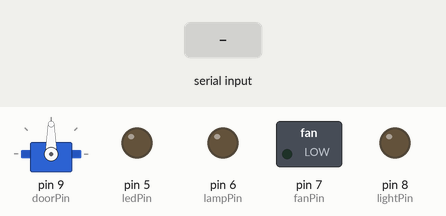
Bench run of a sketch on a simulated Arduino Uno, built with avr-gcc and run on an emulated ATmega328P. Shown: servo, switched loads named in the sketch (green lamp = pin HIGH), output pins drawn as LEDs (lit = HIGH). Inputs (shaded band) come from the test bench.

Above: at 1.2 s.
1.3 s: "L" received over Serial
At 2.1 s:
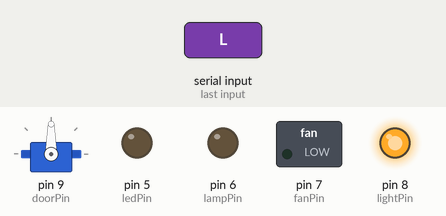
2.8 s: "F" received over Serial
At 3.3 s:
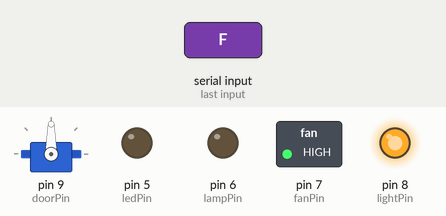
4.3 s: "P" received over Serial
At 5.5 s:
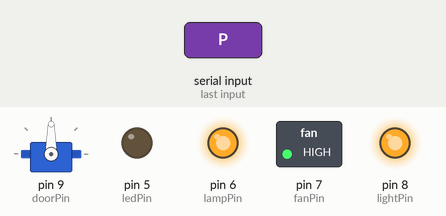
5.8 s: "U" received over Serial
At 6.7 s:
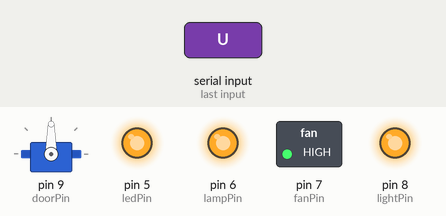
7.3 s: "w" received over Serial
At 7.9 s:
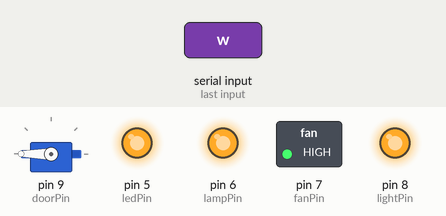
8.8 s: "l" received over Serial
At 10.2 s:
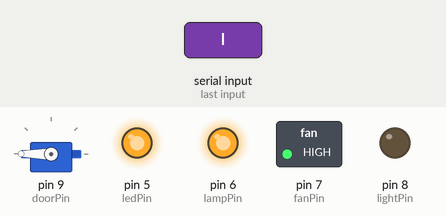
Timing chart, 0 to 11.3 s (numbered marks = the images above; inputs shaded):
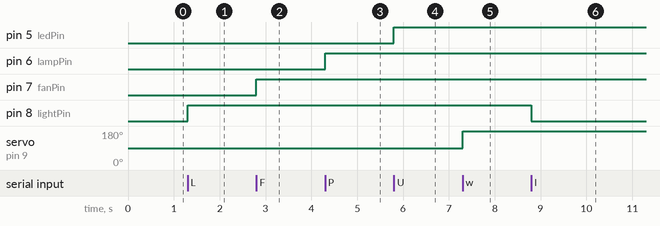

The sketch:

ardo1.ino
```cpp
#include <Servo.h>
Servo myservo;

char receivedChar;
const int doorPin = 9;
const int lightPin = 8;
const int fanPin = 7;
const int lampPin = 6;
const int ledPin = 5;

void setup() {
  Serial.begin(9600);
  pinMode(lightPin, OUTPUT);
  pinMode(fanPin, OUTPUT);
  pinMode(lampPin, OUTPUT);
  pinMode(ledPin, OUTPUT);
  myservo.attach(doorPin);
}

void loop() {
  if (Serial.available() > 0) {
    receivedChar = Serial.read();

    // Right Hand Commands
    if (receivedChar == 'W') myservo.write(90);   // Door Open
    if (receivedChar == 'L') digitalWrite(lightPin, HIGH);  // Light On
    if (receivedChar == 'F') digitalWrite(fanPin, HIGH);    // Fan On
    if (receivedChar == 'P') digitalWrite(lampPin, HIGH);   // Lamp On
    if (receivedChar == 'U') digitalWrite(ledPin, HIGH);    // LED On

    // Left Hand Commands
    if (receivedChar == 'w') myservo.write(180);    // Door Close
    if (receivedChar == 'l') digitalWrite(lightPin, LOW);    // Light Off
    if (receivedChar == 'f') digitalWrite(fanPin, LOW);      // Fan Off
    if (receivedChar == 'p') digitalWrite(lampPin, LOW);     // Lamp Off
    if (receivedChar == 'u') digitalWrite(ledPin, LOW);      // LED Off
  }
}
```

Measured:
- after the input at 1.3 s, pin 8 (lightPin): LOW → HIGH at once
- after the input at 2.8 s, pin 7 (fanPin): LOW → HIGH at once
- after the input at 4.3 s, pin 6 (lampPin): LOW → HIGH at once
- after the input at 5.8 s, pin 5 (ledPin): LOW → HIGH at once
- after the input at 7.3 s, servo on pin 9 (doorPin): 90° → 180° at once
- after the input at 8.8 s, pin 8 (lightPin): HIGH → LOW at once
